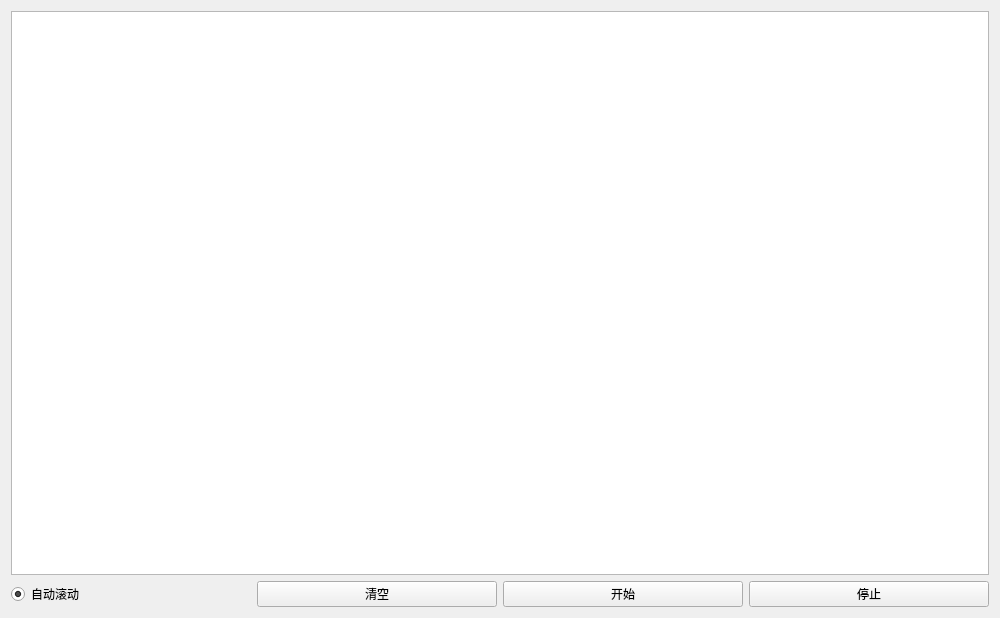
<?xml version="1.0" encoding="UTF-8"?>
<ui version="4.0">
 <class>PortOperator</class>
 <widget class="QWidget" name="PortOperator">
  <property name="geometry">
   <rect>
    <x>0</x>
    <y>0</y>
    <width>1000</width>
    <height>618</height>
   </rect>
  </property>
  <property name="windowTitle">
   <string>串口操作</string>
  </property>
  <layout class="QGridLayout" name="gridLayout">
   <item row="0" column="0" colspan="4">
    <widget class="QPlainTextEdit" name="read_content"/>
   </item>
   <item row="2" column="0">
    <widget class="QRadioButton" name="auto_scroll">
     <property name="text">
      <string>自动滚动</string>
     </property>
     <property name="checked">
      <bool>true</bool>
     </property>
    </widget>
   </item>
   <item row="2" column="3">
    <widget class="QPushButton" name="stop_button">
     <property name="text">
      <string>停止</string>
     </property>
    </widget>
   </item>
   <item row="2" column="1">
    <widget class="QPushButton" name="clear_button">
     <property name="text">
      <string>清空</string>
     </property>
    </widget>
   </item>
   <item row="2" column="2">
    <widget class="QPushButton" name="start_button">
     <property name="text">
      <string>开始</string>
     </property>
    </widget>
   </item>
  </layout>
 </widget>
 <resources/>
 <connections/>
</ui>
